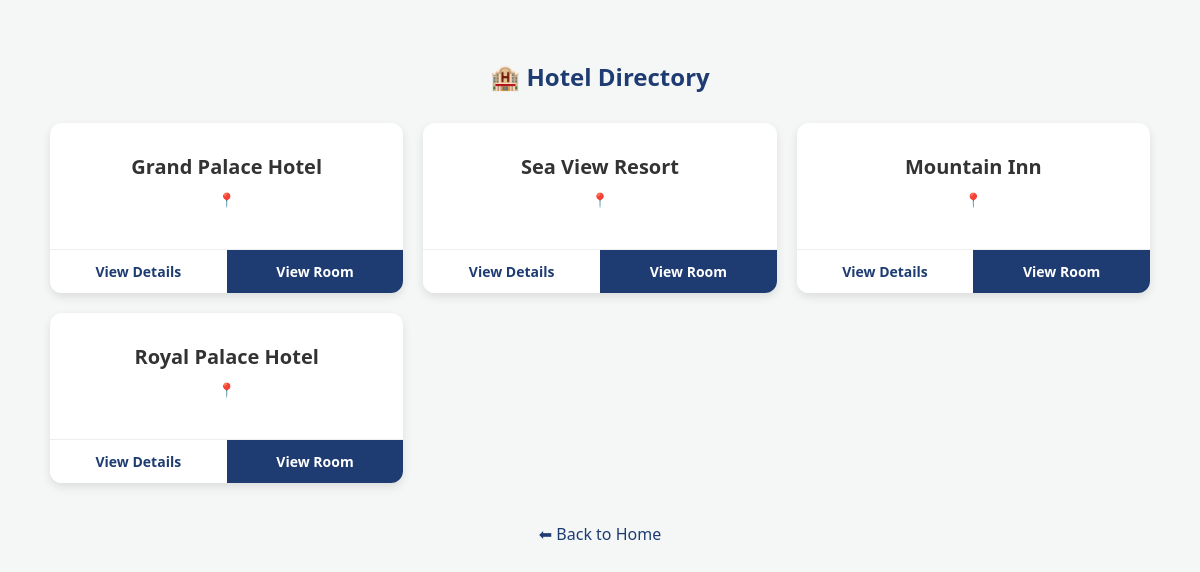
Screenshot of /hotel/list/ with the database file from the repository.
### veeduapp/models.py (models this page shows, shortened)
class Hotel(models.Model):
    name=models.CharField(max_length=100)
    city=models.CharField(max_length=100)
    hotel_type = models.CharField(max_length=100)
    password = models.CharField(max_length=128,default=0)

### veeduapp/views.py (the view)
# urls.py: path('hotel/list/', hotel_list_view, name='hotel_list'),
def hotel_list_view(request):
    hotels = Hotel.objects.all()
    return render(request, "hotel_list.html", {"hotels": hotels})

### templates/hotel_list.html (shortened to what this page needs)
<!DOCTYPE html>
<html lang="en">
<head>
</head>
<body>
    <h2>🏨 Hotel Directory</h2>
    <div class="hotel-container">
        {% for hotel in hotels %}
        <div class="hotel-card">
            <div class="card-body">
                <div class="hotel-title">{{ hotel.name }}</div>
                <div class="hotel-addr">📍 {{ hotel.Address }}</div>
            </div>
            <div class="card-footer">
                <a href="{% url 'hotel_details' hotel.id %}" class="btn btn-details">View Details</a>
                <a href="{% url 'hotel_rooms' hotel.id %}" class="btn btn-rooms">View Room</a>
            </div>
        </div>
        {% empty %}
        <p style="text-align: center; width: 100%;">No hotels registered yet.</p>
        {% endfor %}
    </div>
    <a href="{% url 'home' %}" class="back-home">⬅ Back to Home</a>
</body>
</html>

### templates/hotel_list.html (style rules this page uses)
body { font-family: 'Segoe UI', sans-serif; background: #f4f7f6; margin: 0; padding: 40px; }
h2 { text-align: center; color: #1e3c72; margin-bottom: 30px; }
.hotel-container { display: grid; grid-template-columns: repeat(auto-fill, minmax(280px, 1fr)); gap: 20px; max-width: 1100px; margin: auto; }
.hotel-card { background: white; border-radius: 12px; box-shadow: 0 4px 10px rgba(0,0,0,0.1); overflow: hidden; display: flex; flex-direction: column; transition: 0.3s; }
.card-body { padding: 20px; text-align: center; }
.hotel-title { font-size: 20px; font-weight: bold; color: #333; margin: 10px 0; }
.hotel-addr { color: #777; font-size: 14px; margin-bottom: 20px; }
.card-footer { display: flex; border-top: 1px solid #eee; }
.btn { flex: 1; padding: 12px; text-decoration: none; font-size: 14px; font-weight: bold; text-align: center; }
.btn-details { color: #1e3c72; background: #fff; }
.btn-rooms { color: #fff; background: #1e3c72; }
.back-home { display: block; text-align: center; margin-top: 40px; color: #1e3c72; text-decoration: none; }

### rows the page displays
Hotel: name "Grand Palace Hotel"
Hotel: name "Sea View Resort"
Hotel: name "Mountain Inn"
Hotel: name "Royal Palace Hotel"
